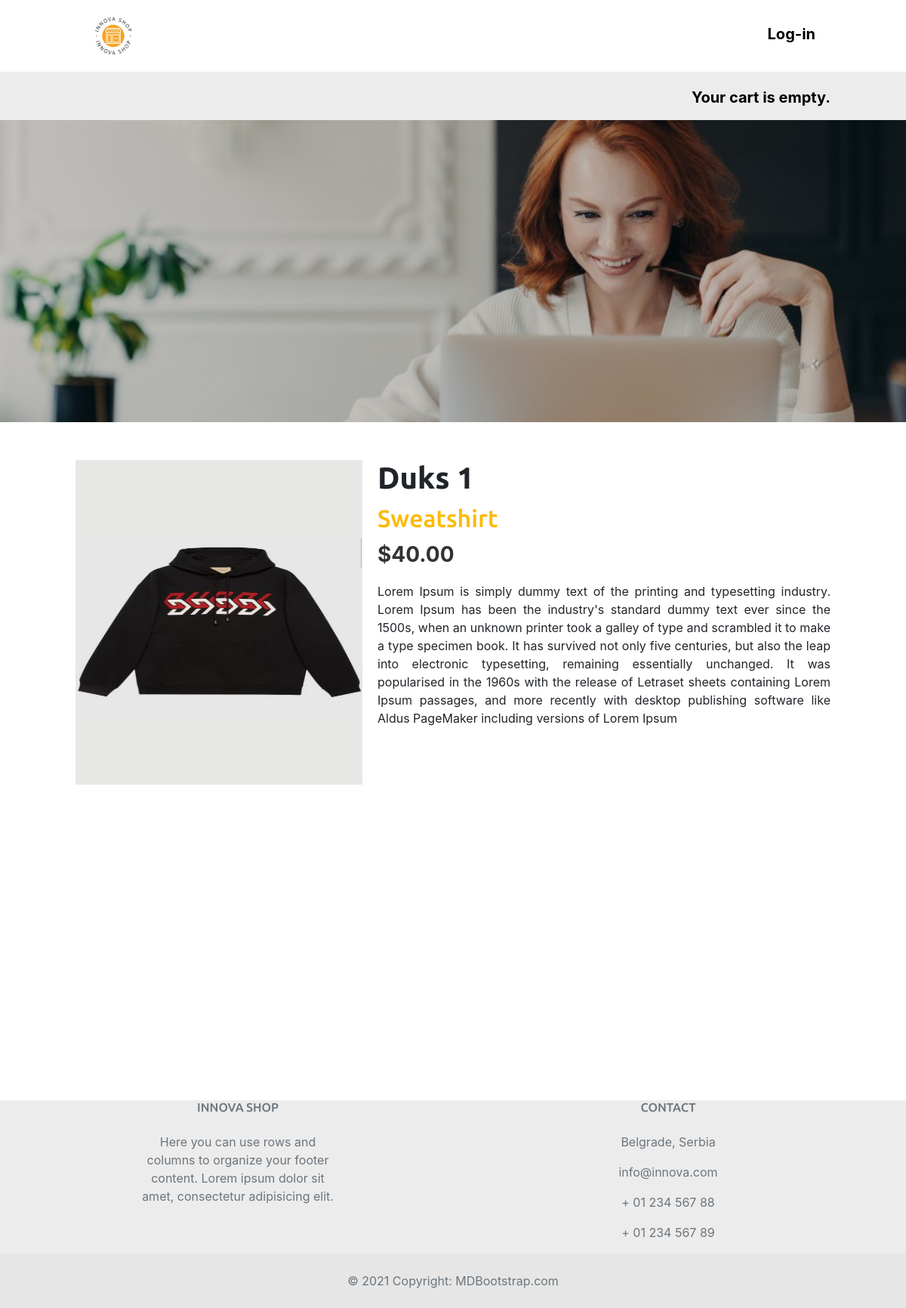
/19/duks-1/, run on the app's committed database.
### shop/models.py (models this page shows, shortened)
class Product(models.Model):
    category = models.ForeignKey(Category,related_name='products',on_delete=models.CASCADE)
    name = models.CharField(max_length=200, db_index=True)
    slug = models.SlugField(max_length=200,db_index=True)
    image = models.ImageField(upload_to='products/%Y/%m/%d', blank=True)
    description = models.TextField(blank=True)
    price = models.DecimalField(max_digits=10,decimal_places=2)
    available = models.BooleanField(default=True)
    created = models.DateTimeField(auto_now_add= True)
    updated = models.DateTimeField(auto_now=True)
    quantity = models.IntegerField(default=0)
    sellProduct=models.IntegerField(default=0)
    class Meta:
        ordering = ('name',)
        index_together = (('id','slug'),)

class Category(models.Model):
    name = models.CharField(max_length=200,db_index=True)
    slug = models.SlugField(max_length=200,unique=True)
    class Meta:
        ordering = ('name',)
        verbose_name = 'category'
        verbose_name_plural = 'categories'
    def __str__(self):
        return self.name
    def get_absolute_url(self):
        return reverse('shop:product_list_by_category',args=[self.slug])

### shop/views.py (the view)
# urls.py: path('<int:id>/<slug:slug>/',views.product_detail,name='product_detail'),
def product_detail(request,id,slug):
    product = get_object_or_404(Product,id=id,slug=slug,available=True)
    cart_product_form=CartAddProductForm()
    target_object = None
    if get_user_model().objects.filter().exists():
        target_object = get_user_model().objects.first()
    create_log_record(request=request, log_detail='User view product',
                      log_target=target_object)
    return render(request,'shop/product/detail.html',{'product': product, 'cart_product_form':cart_product_form})

### cart/cart.py (called while the page is built)
    def __len__(self):
        return sum(item['quantity'] for item in self.cart.values())

### cart/context_processors.py (called while the page is built)
def cart(request):
    return {'cart':Cart(request)}

### shop/templates/shop/product/detail.html (shortened to what this page needs)
{% extends "shop/base.html" %}
{% load static %}
{% block content %}
  <div class="product-detail">
    <img src="{% if product.image %}{{ product.image.url }}{% else %}
    {% static 'img/no_image.png' %}{% endif %}">
    <h1>{{ product.name }}</h1>
    <h2>
      <a href="{{ product.category.get_absolute_url }}">
        {{ product.category }}
      </a>
    </h2>
    <p class="price">${{ product.price }}</p>
    {{ product.description|linebreaks }}
  </div>
{% endblock %}

### shop/static/css/base.css (style rules this page uses)
body { margin:0; padding:0; font-family:helvetica, sans-serif; }
h1, h2, h3, h4, h5 , h6 { font-family: 'Ubuntu', sans-serif; font-weight:normal; }
a { text-decoration:none; color:#fcba03; }
.product-detail { text-align:justify; height:100%; margin-top:5%; }
.product-detail .price { color:#333; font-size:28px; font-weight:bold; }
.product-detail img { width:40%; float:left; padding:0 20px 20px 0; height:450px }
.product-detail h1 { margin-bottom:0; font-weight:bold; }
.product-detail h2 { margin-top:10px; }
.product-detail h2 a { color:#fcba03; text-decoration:none; }

### data on the page
Product: image (picture), name "Duks 1", category "Sweatshirt", price "40.00", description "Lorem Ipsum is simply dummy text of the printing and typesetting industry. Lorem Ipsum has been the industry's standard dummy text ever since the 1500s, when an unknown printer took a galley of type and scrambled it to make a type specimen book. It has survived not only five centuries, but also the leap into electronic typesetting, remaining essentially unchanged. It was popularised in the 1960s with the release of Letraset sheets containing Lorem Ipsum passages, and more recently with desktop publishing software like Aldus PageMaker including versions of Lorem Ipsum"
